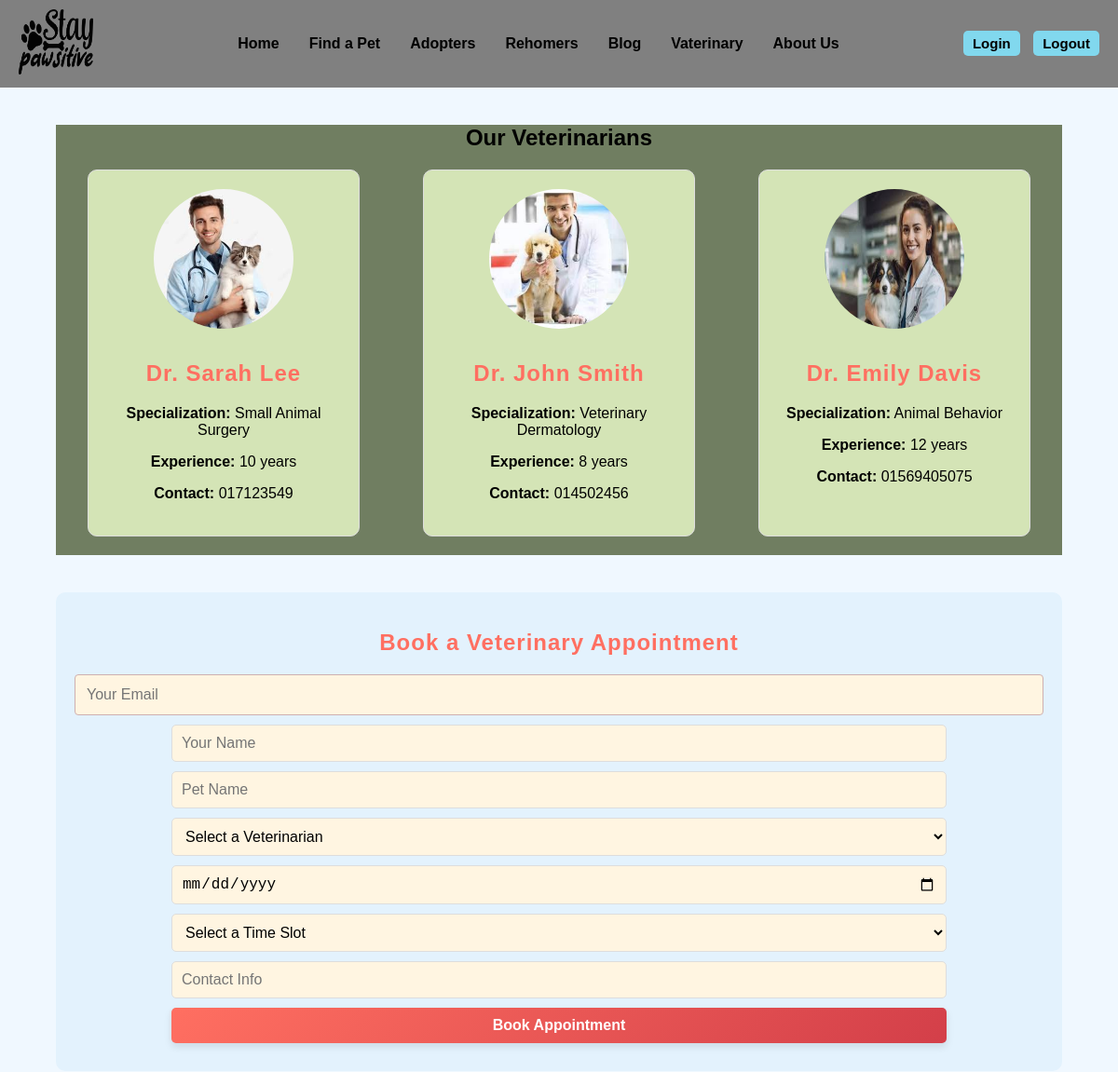
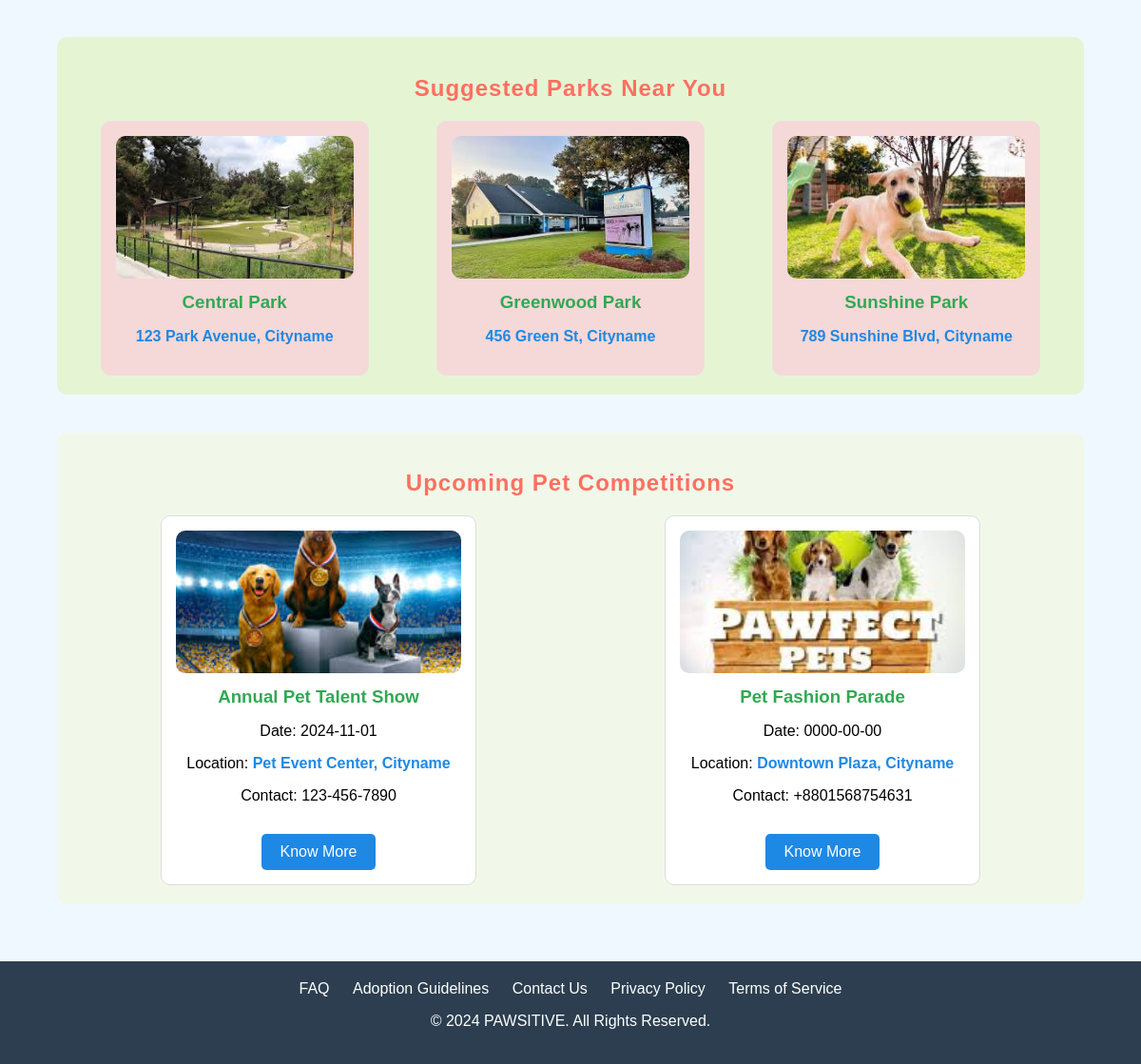
Page /vatenary.php on the committed database (2 pictures, top to bottom).
### tables this page shows
CREATE TABLE vets (
    id INT AUTO_INCREMENT PRIMARY KEY,
    name VARCHAR(100) NOT NULL,
    specialization VARCHAR(100) NOT NULL,
    experience INT NOT NULL,
    contact VARCHAR(50),
    image VARCHAR(255) NOT NULL
);

CREATE TABLE parks (
    id INT AUTO_INCREMENT PRIMARY KEY,
    name VARCHAR(100) NOT NULL,
    location VARCHAR(255) NOT NULL
);

CREATE TABLE competitions (
    id INT AUTO_INCREMENT PRIMARY KEY,
    title VARCHAR(255) NOT NULL,
    date DATE NOT NULL,
    location VARCHAR(255) NOT NULL,
    contact VARCHAR(50),
    how_to_win TEXT,
    previous_winners TEXT
);

### vatenary.php (the view, shortened to what this page needs)
<?php
$host = 'localhost';
$db = 'pawsitive';
$user = 'root';
$pass = '';
$conn = new PDO("mysql:host=$host;dbname=$db", $user, $pass);
$query = "SELECT * FROM vets";
$vets = $conn->query($query);
$parkQuery = "SELECT * FROM parks";
$parks = $conn->query($parkQuery);
$competitionQuery = "SELECT * FROM competitions";
$competitions = $conn->query($competitionQuery);
?>
<!DOCTYPE html>
<html lang="en">
<head>
    <link rel="stylesheet" href="vet.css">
</head>
<body>
<?php include('templates/header.php'); ?>
    <div class="vet-system">
        <section class="vet-profiles">
            <h1>Our Veterinarians</h1>
            <div class="vet-container">
                <?php foreach ($vets as $vet): ?>
                    <div class="vet-card">
                        <img src="images/<?= $vet['image']; ?>" alt="Vet Image">
                        <h2><?= $vet['name']; ?></h2>
                        <p><b>Specialization:</b> <?= $vet['specialization']; ?></p>
                        <p><b>Experience:</b> <?= $vet['experience']; ?> years</p>
                        <p><b>Contact:</b> <?= $vet['contact']; ?></p>
                    </div>
                <?php endforeach; ?>
            </div>
        </section>
        <section class="appointment-form">
            <h2>Book a Veterinary Appointment</h2>
            <form action="vatenary.php" method="POST">
                <input type="email" name="email" id="email" placeholder="Your Email" required>
                <input type="text" name="user_name" id="user_name" placeholder="Your Name" readonly>
                <input type="text" name="pet_name" id="pet_name" placeholder="Pet Name" readonly>
                <select name="vet_id" required>
                    <option value="" disabled selected>Select a Veterinarian</option>
                </select>
                <input type="date" name="appointment_date" required>
                <select name="time_slot" required>
                    <option value="" disabled selected>Select a Time Slot</option>
                </select>
                <input type="text" name="contact_info" id="contact_info" placeholder="Contact Info" readonly>
                <button type="submit">Book Appointment</button>
            </form>
        </section>
        <section class="park-suggestions">
            <h2>Suggested Parks Near You</h2>
            <div class="park-container">
                <?php foreach ($parks as $park): ?>
                    <div class="park-card">
                        <img src="images/<?= $park['image']; ?>" alt="<?= $park['name']; ?> Park">
                        <h3><?= $park['name']; ?></h3>
                        <p><a href="https://www.google.com/maps/search/?api=1&query=<?= urlencode($park['location']); ?>" target="_blank">
                            <?= $park['location']; ?>
                        </a></p>
                    </div>
                <?php endforeach; ?>
            </div>
        </section>
        <section class="pet-competitions">
            <h2>Upcoming Pet Competitions</h2>
            <div class="competition-container">
                <?php foreach ($competitions as $competition): ?>
                    <div class="competition-card">
                        <img src="images/<?= $competition['image']; ?>" alt="<?= $competition['title']; ?> Competition">
                        <div class="competition-info">
                            <h3><?= $competition['title']; ?></h3>
                            <p>Date: <?= $competition['date']; ?></p>
                            <p>Location: <a href="https://www.google.com/maps/search/?api=1&query=<?= urlencode($competition['location']); ?>" target="_blank"><?= $competition['location']; ?></a></p>
                            <p>Contact: <?= $competition['contact']; ?></p>
                            <a href="competition_info.php?id=<?= $competition['id']; ?>" class="know-more-btn">Know More</a>
                        </div>
                    </div>
                <?php endforeach; ?>
            </div>
        </section>
    </div>
    <?php include('templates/footer.php'); ?>
</body>
</html>

### templates/header.php (shortened to what this page needs)
<head>
    <link rel="stylesheet" href="styles.css">
    <link rel="stylesheet" href="https://cdnjs.cloudflare.com/ajax/libs/font-awesome/6.0.0-beta3/css/all.min.css">
</head>
<body>
    <header>
        <div class="logo">
           <img src="images/logo1.jpg" alt="PAWSITIVE">
        </div>
        <nav class="nav">
            <ul class="nh">
                <li><a href="index.php"><b>Home</b></a></li>
                <li><a href="find-a-pet.php"><b>Find a Pet</b></a></li>
                <li><a href="adopters.php"><b>Adopters</b></a></li>
                <li><a href="rehomers.php"><b>Rehomers</b></a></li>
                <li><a href="blog.php"><b>Blog</b></a></li>
                <li><a href="vatenary.php"><b>Vaterinary</b></a></li>
                <li><a href="about-us.php"><b>About Us</b></a></li>
            </ul>
        </nav>
        <div class="auth-buttons">
            <a href="login.php" class="btn-login"><b>Login</b></a>
            <a href="logout.php" class="btn-logout"><b>Logout</b></a>
        </div>
    </header>
</body>

### templates/footer.php
<body>
    <footer>
    <div class="footer-links">
        <a href="faq.php">FAQ</a>
        <a href="adopters.php">Adoption Guidelines</a>
        <a href="about-us.php">Contact Us</a>
        <a href="privacy_policy.php">Privacy Policy</a>
        <a href="term_of_service.php">Terms of Service</a>
    </div>
    <p>&copy; 2024 PAWSITIVE. All Rights Reserved.</p>
    </footer>
</body>

### vet.css (style rules this page uses)
body { font-family: Arial, sans-serif; background-color: #f0f8ff; margin: 0; padding: 0; }
.vet-system { width: 90%; margin: auto; padding: 20px; }
.vet-profiles { background-color: #707e61; text-align: center; margin-bottom: 40px; }
.vet-container { display: flex; justify-content: space-around; flex-wrap: wrap; }
.vet-card { background-color: #d4e4b6; width: 250px; border: 1px solid #ddd; border-radius: 10px; margin-bottom: 20px; padding: 20px; text-align: center; transition: transform 0.3s ease, box-shadow 0.3s ease; }
.vet-card img { width: 150px; height: 150px; border-radius: 50%; margin-bottom: 10px; }
.appointment-form { background-color: #e3f2fd; padding: 20px; border-radius: 10px; margin-bottom: 40px; text-align: center; }
.appointment-form input, .appointment-form select, .appointment-form button { display: block; width: 80%; margin: 10px auto; padding: 10px; border: 1px solid #ddd; border-radius: 5px; font-size: 16px; }
.appointment-form button { background-color: #32a852; color: white; border: none; cursor: pointer; transition: background-color 0.3s ease; }
.park-suggestions { background-color: #e5f5d4; padding: 20px; border-radius: 10px; margin-bottom: 40px; text-align: center; }
.park-container { display: flex; justify-content: space-around; flex-wrap: wrap; gap: 20px; }
.park-card { background-color: #f5d8d8; border: 1px solid #f3dcdc; border-radius: 10px; width: 250px; text-align: center; padding: 15px; transition: transform 0.3s ease, box-shadow 0.3s ease; }
.park-card img { width: 100%; height: 150px; object-fit: cover; border-radius: 10px; }
.park-card h3 { color: #32a852; margin: 10px 0; }
.park-card p a { color: #1e88e5; text-decoration: none; font-weight: bold; transition: color 0.3s ease; }
.pet-competitions { background-color: #f1f8e9; padding: 20px; border-radius: 10px; margin-bottom: 40px; text-align: center; }
.competition-container { display: flex; justify-content: space-around; flex-wrap: wrap; gap: 20px; }
.competition-card { background-color: #fff; border: 1px solid #ddd; border-radius: 10px; width: 300px; text-align: center; padding: 15px; transition: transform 0.3s ease, box-shadow 0.3s ease; }
.competition-card img { width: 100%; height: 150px; object-fit: cover; border-radius: 10px; }
.competition-info h3 { color: #32a852; margin: 10px 0; }
.competition-info p a { color: #1e88e5; text-decoration: none; font-weight: bold; transition: color 0.3s ease; }
.know-more-btn { display: inline-block; margin-top: 15px; padding: 10px 20px; background-color: #1e88e5; color: white; text-decoration: none; border-radius: 5px; transition: background-color 0.3s ease; }

### styles.css (style rules this page uses)
body { font-family: Arial, sans-serif; margin: 0; padding: 0; box-sizing: border-box; }
header { display: flex; justify-content: space-between; align-items: center; padding: 10px 20px; background-color: #808080; color: black; }
.logo img { height:70px; width: 80px; }
nav ul { list-style: none; display: flex; margin: 0; padding:0; }
nav ul li { margin-left: 2rem; font-size: 16px; }
nav ul li a { color: black; text-decoration: none; }
.auth-buttons a { margin-left: 10px; padding: 5px 10px; text-decoration: none; color: black; border-radius: 5px; }
.btn-logout { background-color: #81d8ee; font-size: 15px; }
.btn-login { background-color: #81d8ee; font-size: 15px; }
footer { background-color: #2c3e50; color: #fff; text-align: center; padding: 20px; }
.footer-links a, .social-links a { color: #fff; text-decoration: none; margin: 0 10px; }
h2 { margin-bottom: 1.5rem; text-align: center; }
input[type="email"], input[type="password"] { width: 100%; padding: 0.75rem; color:lightpink; border: 1px solid #ceb0b0; border-radius: 4px; box-sizing: border-box; }
nav ul { list-style: none; display: flex; margin: 0; padding: 0; }
h2 { text-align: center; color: #4a4a4a; margin-bottom: 20px; font-size: 24px; font-weight: bold; letter-spacing: 1px; color: #ff6f61; }
input, select, textarea { width: calc(100% - 20px); padding: 12px; border: 1px solid #ddd; border-radius: 8px; font-size: 14px; box-sizing: border-box; transition: border-color 0.3s ease, box-shadow 0.3s ease; background-color: #fff5e1; }
button { width: 100%; padding: 12px; background: linear-gradient(135deg, #ff6f61, #d33f49); color: white; border: none; border-radius: 8px; cursor: pointer; font-size: 16px; font-weight: bold; transition: background-color 0.3s ease, transform 0.2s ease, box-shadow 0.2s ease; box-shadow: 0 4px 8px rgba(0, 0, 0, 0.1); }

### rows in the picture
vets: image (picture), name "Dr. Sarah Lee", specialization "Small Animal Surgery", experience "10", contact "017123549"
vets: image (picture), name "Dr. John Smith", specialization "Veterinary Dermatology", experience "8", contact "014502456"
vets: image (picture), name "Dr. Emily Davis", specialization "Animal Behavior", experience "12", contact "01569405075"
parks: image (picture), name "Central Park", location "123 Park Avenue, Cityname"
parks: image (picture), name "Greenwood Park", location "456 Green St, Cityname"
parks: image (picture), name "Sunshine Park", location "789 Sunshine Blvd, Cityname"
competitions: image (picture), title "Annual Pet Talent Show", date "2024-11-01", location "Pet Event Center, Cityname", contact "123-456-7890"
competitions: image (picture), title "Pet Fashion Parade", date "0000-00-00", location "Downtown Plaza, Cityname", contact "+8801568754631"
